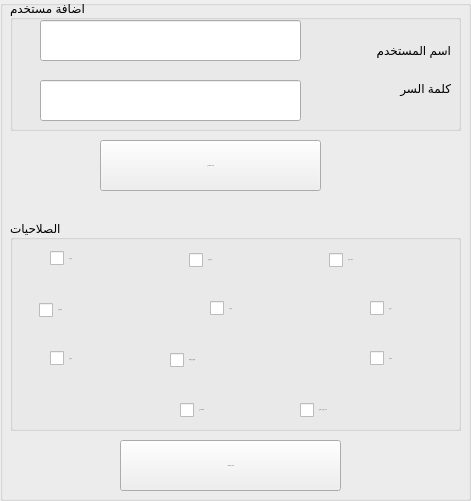
     <widget class="QGroupBox" name="groupBox">
      <property name="geometry">
       <rect>
        <x>470</x>
        <y>10</y>
        <width>471</width>
        <height>501</height>
       </rect>
      </property>
      <property name="title">
       <string/>
      </property>
      <widget class="QPushButton" name="btn_save_19">
       <property name="geometry">
        <rect>
         <x>100</x>
         <y>140</y>
         <width>221</width>
         <height>51</height>
        </rect>
       </property>
       <property name="font">
        <font>
         <pointsize>-1</pointsize>
        </font>
       </property>
       <property name="toolTip">
        <string>اضغط لحفظ البيانات</string>
       </property>
       <property name="text">
        <string>اضافة المستخدم</string>
       </property>
      </widget>
      <widget class="QPushButton" name="btn_save_9">
       <property name="geometry">
        <rect>
         <x>120</x>
         <y>440</y>
         <width>221</width>
         <height>51</height>
        </rect>
       </property>
       <property name="font">
        <font>
         <pointsize>-1</pointsize>
        </font>
       </property>
       <property name="toolTip">
        <string>اضغط لحفظ البيانات</string>
       </property>
       <property name="text">
        <string>اضافة الصلاحيات</string>
       </property>
      </widget>
      <widget class="QGroupBox" name="groupBox_2">
       <property name="geometry">
        <rect>
         <x>10</x>
         <y>220</y>
         <width>451</width>
         <height>211</height>
        </rect>
       </property>
       <property name="title">
        <string>الصلاحيات</string>
       </property>
       <widget class="QGroupBox" name="groupBox_3">
        <property name="geometry">
         <rect>
          <x>-470</x>
          <y>0</y>
          <width>331</width>
          <height>151</height>
         </rect>
        </property>
        <property name="title">
         <string>الصلاحيات</string>
        </property>
       </widget>
       <widget class="QLineEdit" name="lineEdit_3">
        <property name="geometry">
         <rect>
          <x>-430</x>
          <y>-50</y>
          <width>181</width>
          <height>31</height>
         </rect>
        </property>
       </widget>
       <widget class="QLabel" name="label_55">
        <property name="geometry">
         <rect>
          <x>-250</x>
          <y>-90</y>
          <width>111</width>
          <height>20</height>
         </rect>
        </property>
        <property name="text">
         <string>اسم المستخدم</string>
        </property>
       </widget>
       <widget class="QLabel" name="label_56">
        <property name="geometry">
         <rect>
          <x>-220</x>
          <y>-50</y>
          <width>81</width>
          <height>16</height>
         </rect>
        </property>
        <property name="text">
         <string>كلمة السر</string>
        </property>
       </widget>
       <widget class="QLineEdit" name="lineEdit_4">
        <property name="geometry">
         <rect>
          <x>-430</x>
          <y>-90</y>
          <width>181</width>
          <height>31</height>
         </rect>
        </property>
       </widget>
       <widget class="QCheckBox" name="checkBox">
        <property name="geometry">
         <rect>
          <x>319</x>
          <y>30</y>
          <width>111</width>
          <height>20</height>
         </rect>
        </property>
        <property name="font">
         <font>
          <pointsize>-1</pointsize>
         </font>
        </property>
        <property name="text">
         <string>أضافة سيارة</string>
        </property>
       </widget>
       <widget class="QCheckBox" name="checkBox_2">
        <property name="geometry">
         <rect>
          <x>360</x>
          <y>80</y>
          <width>70</width>
          <height>17</height>
         </rect>
        </property>
        <property name="font">
         <font>
          <pointsize>-1</pointsize>
         </font>
        </property>
        <property name="text">
         <string>الوقود</string>
        </property>
       </widget>
       <widget class="QCheckBox" name="checkBox_3">
        <property name="geometry">
         <rect>
          <x>360</x>
          <y>130</y>
          <width>70</width>
          <height>17</height>
         </rect>
        </property>
        <property name="font">
         <font>
          <pointsize>-1</pointsize>
         </font>
        </property>
        <property name="text">
         <string>الصيانة</string>
        </property>
       </widget>
       <widget class="QCheckBox" name="checkBox_4">
        <property name="geometry">
         <rect>
          <x>179</x>
          <y>30</y>
          <width>91</width>
          <height>20</height>
         </rect>
        </property>
        <property name="font">
         <font>
          <pointsize>-1</pointsize>
         </font>
        </property>
        <property name="text">
         <string>التراخيص</string>
        </property>
       </widget>
       <widget class="QCheckBox" name="checkBox_5">
        <property name="geometry">
         <rect>
          <x>200</x>
          <y>80</y>
          <width>70</width>
          <height>17</height>
         </rect>
        </property>
        <property name="font">
         <font>
          <pointsize>-1</pointsize>
         </font>
        </property>
        <property name="text">
         <string>ايرادات</string>
        </property>
       </widget>
       <widget class="QCheckBox" name="checkBox_7">
        <property name="geometry">
         <rect>
          <x>40</x>
          <y>30</y>
          <width>70</width>
          <height>17</height>
         </rect>
        </property>
        <property name="font">
         <font>
          <pointsize>-1</pointsize>
         </font>
        </property>
        <property name="text">
         <string>ايجارات</string>
        </property>
       </widget>
       <widget class="QCheckBox" name="checkBox_8">
        <property name="geometry">
         <rect>
          <x>29</x>
          <y>80</y>
          <width>81</width>
          <height>20</height>
         </rect>
        </property>
        <property name="font">
         <font>
          <pointsize>-1</pointsize>
         </font>
        </property>
        <property name="text">
         <string>الكلاركات</string>
        </property>
       </widget>
       <widget class="QCheckBox" name="checkBox_9">
        <property name="geometry">
         <rect>
          <x>160</x>
          <y>130</y>
          <width>111</width>
          <height>20</height>
         </rect>
        </property>
        <property name="font">
         <font>
          <pointsize>-1</pointsize>
         </font>
        </property>
        <property name="text">
         <string>الكهرباء والمياة</string>
        </property>
       </widget>
       <widget class="QCheckBox" name="checkBox_10">
        <property name="geometry">
         <rect>
          <x>290</x>
          <y>180</y>
          <width>141</width>
          <height>20</height>
         </rect>
        </property>
        <property name="font">
         <font>
          <pointsize>-1</pointsize>
         </font>
        </property>
        <property name="text">
         <string>ايجار سيارات النقل</string>
        </property>
       </widget>
       <widget class="QCheckBox" name="checkBox_11">
        <property name="geometry">
         <rect>
          <x>40</x>
          <y>130</y>
          <width>70</width>
          <height>17</height>
         </rect>
        </property>
        <property name="font">
         <font>
          <pointsize>-1</pointsize>
         </font>
        </property>
        <property name="text">
         <string>التقرير</string>
        </property>
       </widget>
       <widget class="QCheckBox" name="checkBox_12">
        <property name="geometry">
         <rect>
          <x>170</x>
          <y>180</y>
          <width>101</width>
          <height>20</height>
         </rect>
        </property>
        <property name="font">
         <font>
          <pointsize>-1</pointsize>
         </font>
        </property>
        <property name="text">
         <string>المستخدمين</string>
        </property>
       </widget>
       <widget class="QCheckBox" name="checkBox_13">
        <property name="geometry">
         <rect>
          <x>-340</x>
          <y>70</y>
          <width>70</width>
          <height>17</height>
         </rect>
        </property>
        <property name="text">
         <string>الكلاركات</string>
        </property>
       </widget>
       <widget class="QCheckBox" name="checkBox_14">
        <property name="geometry">
         <rect>
          <x>-250</x>
          <y>100</y>
          <width>70</width>
          <height>17</height>
         </rect>
        </property>
        <property name="text">
         <string>تامين</string>
        </property>
       </widget>
       <widget class="QCheckBox" name="checkBox_15">
        <property name="geometry">
         <rect>
          <x>-471</x>
          <y>100</y>
          <width>101</width>
          <height>20</height>
         </rect>
        </property>
        <property name="text">
         <string>المستخدمين</string>
        </property>
       </widget>
       <widget class="QCheckBox" name="checkBox_16">
        <property name="geometry">
         <rect>
          <x>-140</x>
          <y>70</y>
          <width>70</width>
          <height>17</height>
         </rect>
        </property>
        <property name="text">
         <string>الوقود</string>
        </property>
       </widget>
       <widget class="QCheckBox" name="checkBox_17">
        <property name="geometry">
         <rect>
          <x>-340</x>
          <y>100</y>
          <width>70</width>
          <height>17</height>
         </rect>
        </property>
        <property name="text">
         <string>التقرير</string>
        </property>
       </widget>
       <widget class="QCheckBox" name="checkBox_18">
        <property name="geometry">
         <rect>
          <x>-250</x>
          <y>70</y>
          <width>70</width>
          <height>17</height>
         </rect>
        </property>
        <property name="text">
         <string>ايرادات</string>
        </property>
       </widget>
       <widget class="QCheckBox" name="checkBox_19">
        <property name="geometry">
         <rect>
          <x>-340</x>
          <y>40</y>
          <width>70</width>
          <height>17</height>
         </rect>
        </property>
        <property name="text">
         <string>ايجارات</string>
        </property>
       </widget>
       <widget class="QCheckBox" name="checkBox_20">
        <property name="geometry">
         <rect>
          <x>-480</x>
          <y>70</y>
          <width>111</width>
          <height>20</height>
         </rect>
        </property>
        <property name="text">
         <string>الكهرباء والمياة</string>
        </property>
       </widget>
       <widget class="QCheckBox" name="checkBox_21">
        <property name="geometry">
         <rect>
          <x>-140</x>
          <y>100</y>
          <width>70</width>
          <height>17</height>
         </rect>
        </property>
        <property name="text">
         <string>الصيانة</string>
        </property>
       </widget>
       <widget class="QCheckBox" name="checkBox_22">
        <property name="geometry">
         <rect>
          <x>-491</x>
          <y>40</y>
          <width>121</width>
          <height>20</height>
         </rect>
        </property>
        <property name="text">
         <string>ايجار سيارات النقل</string>
        </property>
       </widget>
       <widget class="QCheckBox" name="checkBox_23">
        <property name="geometry">
         <rect>
          <x>-161</x>
          <y>40</y>
          <width>91</width>
          <height>20</height>
         </rect>
        </property>
        <property name="text">
         <string>أضافة سيارة</string>
        </property>
       </widget>
       <widget class="QCheckBox" name="checkBox_24">
        <property name="geometry">
         <rect>
          <x>-250</x>
          <y>40</y>
          <width>70</width>
          <height>17</height>
         </rect>
        </property>
        <property name="text">
         <string>التراخيص</string>
        </property>
       </widget>
       <widget class="QGroupBox" name="groupBox_4">
        <property name="geometry">
         <rect>
          <x>-510</x>
          <y>0</y>
          <width>471</width>
          <height>151</height>
         </rect>
        </property>
        <property name="title">
         <string>الصلاحيات</string>
        </property>
        <widget class="QGroupBox" name="groupBox_14">
         <property name="geometry">
          <rect>
           <x>-470</x>
           <y>0</y>
           <width>331</width>
           <height>151</height>
          </rect>
         </property>
         <property name="title">
          <string>الصلاحيات</string>
         </property>
        </widget>
        <widget class="QLineEdit" name="lineEdit_5">
         <property name="geometry">
          <rect>
           <x>-430</x>
           <y>-50</y>
           <width>181</width>
           <height>31</height>
          </rect>
         </property>
        </widget>
        <widget class="QLabel" name="label_57">
         <property name="geometry">
          <rect>
           <x>-250</x>
           <y>-90</y>
           <width>111</width>
           <height>20</height>
          </rect>
         </property>
         <property name="text">
          <string>اسم المستخدم</string>
         </property>
        </widget>
        <widget class="QLabel" name="label_58">
         <property name="geometry">
          <rect>
           <x>-220</x>
           <y>-50</y>
           <width>81</width>
           <height>16</height>
          </rect>
         </property>
         <property name="text">
          <string>كلمة السر</string>
         </property>
        </widget>
        <widget class="QLineEdit" name="lineEdit_6">
         <property name="geometry">
          <rect>
           <x>-430</x>
           <y>-90</y>
           <width>181</width>
           <height>31</height>
          </rect>
         </property>
        </widget>
        <widget class="QCheckBox" name="checkBox_49">
         <property name="geometry">
          <rect>
           <x>339</x>
           <y>30</y>
           <width>91</width>
           <height>20</height>
          </rect>
         </property>
         <property name="text">
          <string>أضافة سيارة</string>
         </property>
        </widget>
        <widget class="QCheckBox" name="checkBox_50">
         <property name="geometry">
          <rect>
           <x>360</x>
           <y>60</y>
           <width>70</width>
           <height>17</height>
          </rect>
         </property>
         <property name="text">
          <string>الوقود</string>
         </property>
        </widget>
        <widget class="QCheckBox" name="checkBox_51">
         <property name="geometry">
          <rect>
           <x>360</x>
           <y>90</y>
           <width>70</width>
           <height>17</height>
          </rect>
         </property>
         <property name="text">
          <string>الصيانة</string>
         </property>
        </widget>
        <widget class="QCheckBox" name="checkBox_52">
         <property name="geometry">
          <rect>
           <x>250</x>
           <y>30</y>
           <width>70</width>
           <height>17</height>
          </rect>
         </property>
         <property name="text">
          <string>التراخيص</string>
         </property>
        </widget>
        <widget class="QCheckBox" name="checkBox_53">
         <property name="geometry">
          <rect>
           <x>250</x>
           <y>60</y>
           <width>70</width>
           <height>17</height>
          </rect>
         </property>
         <property name="text">
          <string>ايرادات</string>
         </property>
        </widget>
        <widget class="QCheckBox" name="checkBox_54">
         <property name="geometry">
          <rect>
           <x>250</x>
           <y>90</y>
           <width>70</width>
           <height>17</height>
          </rect>
         </property>
         <property name="text">
          <string>تامين</string>
         </property>
        </widget>
        <widget class="QCheckBox" name="checkBox_55">
         <property name="geometry">
          <rect>
           <x>160</x>
           <y>30</y>
           <width>70</width>
           <height>17</height>
          </rect>
         </property>
         <property name="text">
          <string>ايجارات</string>
         </property>
        </widget>
        <widget class="QCheckBox" name="checkBox_56">
         <property name="geometry">
          <rect>
           <x>160</x>
           <y>60</y>
           <width>70</width>
           <height>17</height>
          </rect>
         </property>
         <property name="text">
          <string>الكلاركات</string>
         </property>
        </widget>
        <widget class="QCheckBox" name="checkBox_57">
         <property name="geometry">
          <rect>
           <x>20</x>
           <y>60</y>
           <width>111</width>
           <height>20</height>
          </rect>
         </property>
         <property name="text">
          <string>الكهرباء والمياة</string>
         </property>
        </widget>
        <widget class="QCheckBox" name="checkBox_58">
         <property name="geometry">
          <rect>
           <x>9</x>
           <y>30</y>
           <width>121</width>
           <height>20</height>
          </rect>
         </property>
         <property name="text">
          <string>ايجار سيارات النقل</string>
         </property>
        </widget>
        <widget class="QCheckBox" name="checkBox_59">
         <property name="geometry">
          <rect>
           <x>160</x>
           <y>90</y>
           <width>70</width>
           <height>17</height>
          </rect>
         </property>
         <property name="text">
          <string>التقرير</string>
         </property>
        </widget>
        <widget class="QCheckBox" name="checkBox_60">
         <property name="geometry">
          <rect>
           <x>29</x>
           <y>90</y>
           <width>101</width>
           <height>20</height>
          </rect>
         </property>
         <property name="text">
          <string>المستخدمين</string>
         </property>
        </widget>
        <widget class="QCheckBox" name="checkBox_61">
         <property name="geometry">
          <rect>
           <x>-340</x>
           <y>70</y>
           <width>70</width>
           <height>17</height>
          </rect>
         </property>
         <property name="text">
          <string>الكلاركات</string>
         </property>
        </widget>
        <widget class="QCheckBox" name="checkBox_62">
         <property name="geometry">
          <rect>
           <x>-250</x>
           <y>100</y>
           <width>70</width>
           <height>17</height>
          </rect>
         </property>
         <property name="text">
          <string>تامين</string>
         </property>
        </widget>
        <widget class="QCheckBox" name="checkBox_63">
         <property name="geometry">
          <rect>
           <x>-471</x>
           <y>100</y>
           <width>101</width>
           <height>20</height>
          </rect>
         </property>
         <property name="text">
          <string>المستخدمين</string>
         </property>
        </widget>
        <widget class="QCheckBox" name="checkBox_64">
         <property name="geometry">
          <rect>
           <x>-140</x>
           <y>70</y>
           <width>70</width>
           <height>17</height>
          </rect>
         </property>
         <property name="text">
          <string>الوقود</string>
         </property>
        </widget>
        <widget class="QCheckBox" name="checkBox_65">
         <property name="geometry">
          <rect>
           <x>-340</x>
           <y>100</y>
           <width>70</width>
           <height>17</height>
          </rect>
         </property>
         <property name="text">
          <string>التقرير</string>
         </property>
        </widget>
        <widget class="QCheckBox" name="checkBox_66">
         <property name="geometry">
          <rect>
           <x>-250</x>
           <y>70</y>
           <width>70</width>
           <height>17</height>
          </rect>
         </property>
         <property name="text">
          <string>ايرادات</string>
         </property>
        </widget>
        <widget class="QCheckBox" name="checkBox_67">
         <property name="geometry">
          <rect>
           <x>-340</x>
           <y>40</y>
           <width>70</width>
           <height>17</height>
          </rect>
         </property>
         <property name="text">
          <string>ايجارات</string>
         </property>
        </widget>
        <widget class="QCheckBox" name="checkBox_68">
         <property name="geometry">
          <rect>
           <x>-480</x>
           <y>70</y>
           <width>111</width>
           <height>20</height>
          </rect>
         </property>
         <property name="text">
          <string>الكهرباء والمياة</string>
         </property>
        </widget>
        <widget class="QCheckBox" name="checkBox_69">
         <property name="geometry">
          <rect>
           <x>-140</x>
           <y>100</y>
           <width>70</width>
           <height>17</height>
          </rect>
         </property>
         <property name="text">
          <string>الصيانة</string>
         </property>
        </widget>
        <widget class="QCheckBox" name="checkBox_70">
         <property name="geometry">
          <rect>
           <x>-491</x>
           <y>40</y>
           <width>121</width>
           <height>20</height>
          </rect>
         </property>
         <property name="text">
          <string>ايجار سيارات النقل</string>
         </property>
        </widget>
        <widget class="QCheckBox" name="checkBox_71">
         <property name="geometry">
          <rect>
           <x>-161</x>
           <y>40</y>
           <width>91</width>
           <height>20</height>
          </rect>
         </property>
         <property name="text">
          <string>أضافة سيارة</string>
         </property>
        </widget>
        <widget class="QCheckBox" name="checkBox_72">
         <property name="geometry">
          <rect>
           <x>-250</x>
           <y>40</y>
           <width>70</width>
           <height>17</height>
          </rect>
         </property>
         <property name="text">
          <string>التراخيص</string>
         </property>
        </widget>
       </widget>
      </widget>
      <widget class="QGroupBox" name="groupBox_15">
       <property name="geometry">
        <rect>
         <x>10</x>
         <y>0</y>
         <width>451</width>
         <height>131</height>
        </rect>
       </property>
       <property name="title">
        <string>اضافة مستخدم</string>
       </property>
       <widget class="QLineEdit" name="lineEdit_2">
        <property name="geometry">
         <rect>
          <x>30</x>
          <y>80</y>
          <width>261</width>
          <height>41</height>
         </rect>
        </property>
        <property name="echoMode">
         <enum>QLineEdit::Password</enum>
        </property>
       </widget>
       <widget class="QLabel" name="label_53">
        <property name="geometry">
         <rect>
          <x>330</x>
          <y>40</y>
          <width>111</width>
          <height>20</height>
         </rect>
        </property>
        <property name="text">
         <string>اسم المستخدم</string>
        </property>
       </widget>
       <widget class="QLabel" name="label_54">
        <property name="geometry">
         <rect>
          <x>360</x>
          <y>80</y>
          <width>81</width>
          <height>16</height>
         </rect>
        </property>
        <property name="text">
         <string>كلمة السر</string>
        </property>
       </widget>
       <widget class="QGroupBox" name="groupBox_35">
        <property name="geometry">
         <rect>
          <x>-490</x>
          <y>0</y>
          <width>471</width>
          <height>131</height>
         </rect>
        </property>
        <property name="title">
         <string>اضافة مستخدم</string>
        </property>
        <widget class="QLineEdit" name="lineEdit_7">
         <property name="geometry">
          <rect>
           <x>50</x>
           <y>80</y>
           <width>231</width>
           <height>41</height>
          </rect>
         </property>
        </widget>
        <widget class="QLabel" name="label_59">
         <property name="geometry">
          <rect>
           <x>330</x>
           <y>40</y>
           <width>111</width>
           <height>20</height>
          </rect>
         </property>
         <property name="text">
          <string>اسم المستخدم</string>
         </property>
        </widget>
        <widget class="QLabel" name="label_60">
         <property name="geometry">
          <rect>
           <x>360</x>
           <y>80</y>
           <width>81</width>
           <height>16</height>
          </rect>
         </property>
         <property name="text">
          <string>كلمة السر</string>
         </property>
        </widget>
       </widget>
       <widget class="QLineEdit" name="lineEdit_8">
        <property name="geometry">
         <rect>
          <x>30</x>
          <y>20</y>
          <width>261</width>
          <height>41</height>
         </rect>
        </property>
       </widget>
      </widget>
     </widget>
